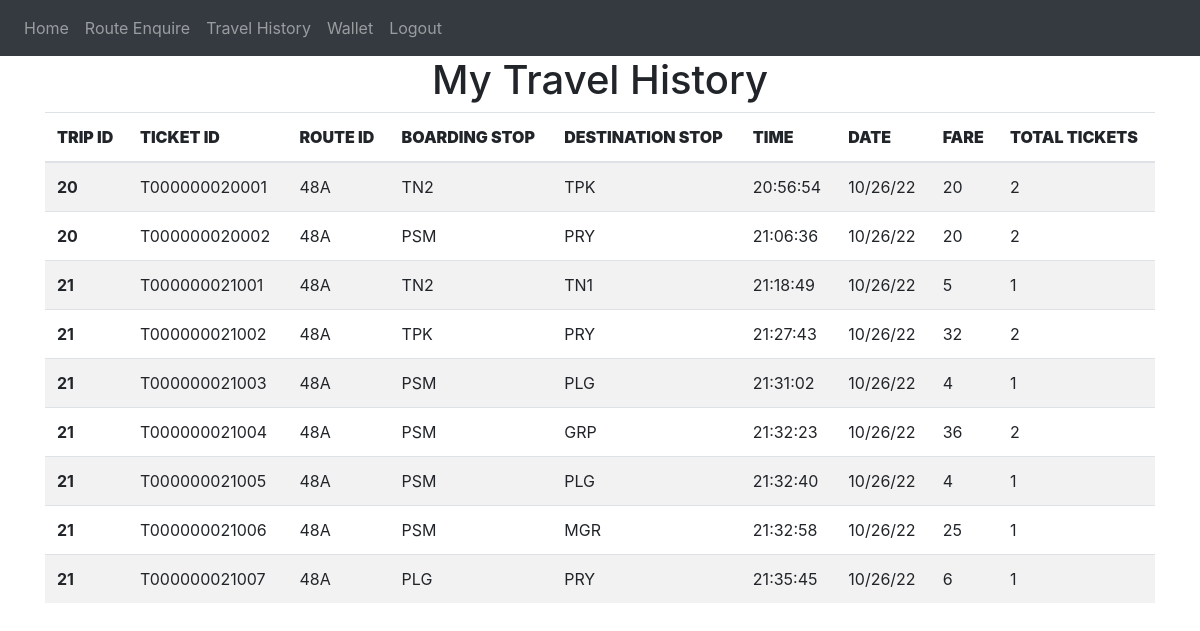
/user-travel-history (signed in), run on an earlier commit of the app's database.
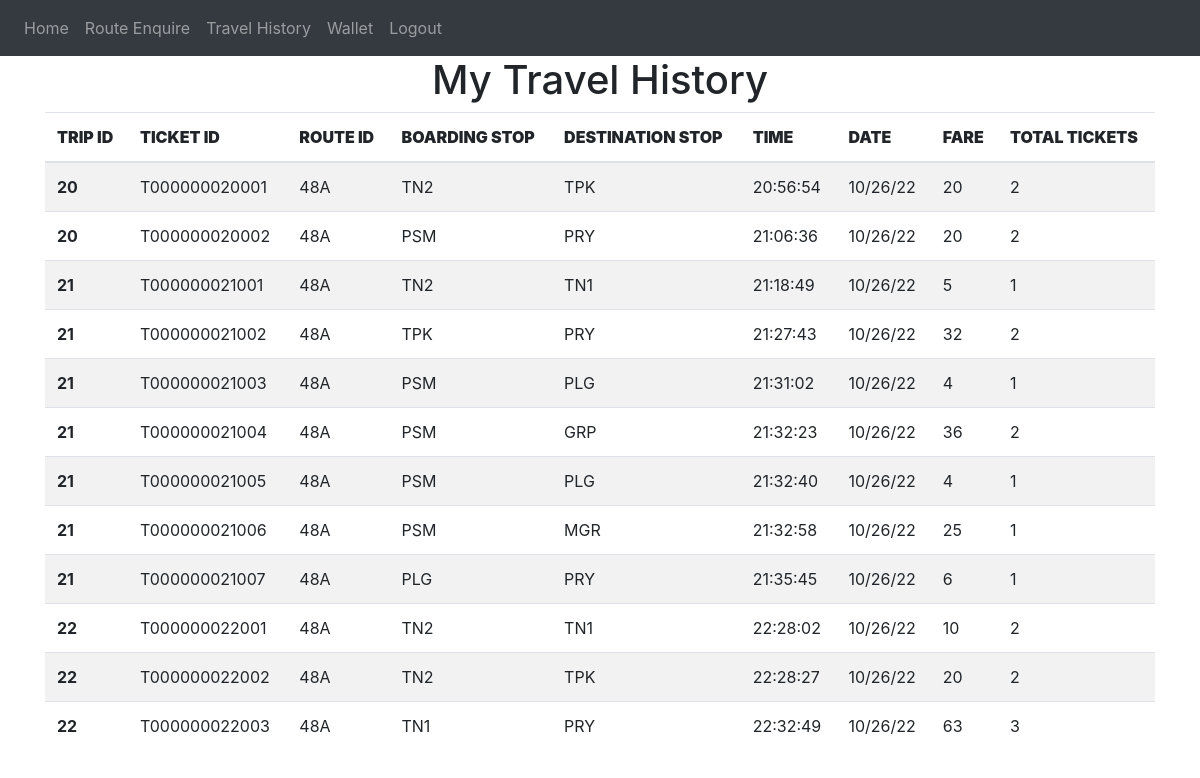
And on a later commit of the database.
### website/models.py (models this page shows)
class Ticket(db.Model,UserMixin):
    ticket_id = db.Column(db.String(100), primary_key = True)
    trip_id = db.Column(db.Integer , db.ForeignKey('trip.trip_id'))
    passenger_account_number =  db.Column(db.String)
    route = db.Column(db.String(100))
    boarding_stop = db.Column(db.String(100))
    destination_stop = db.Column(db.String(100))
    date = db.Column(db.String(100))
    time = db.Column(db.String(100))
    no = db.Column(db.Integer)
    fare = db.Column(db.Integer)

### website/views.py (the view)
@views.route('/user-travel-history', methods=['GET', 'POST'])
@login_required
def user_travel_history():
    trips = Ticket.query.filter_by(passenger_account_number = current_user.account_number).all()
    return render_template("user_travel_history.html" , user = current_user, trips = trips)

### website/__init__.py (called while the page is built)
def create_app():
    app = Flask(__name__)
    app.config['SECRET_KEY'] = '#itsactuallyapassword'
    app.config['SQLALCHEMY_DATABASE_URI'] = f'sqlite:///{DB_NAME}'
    db.init_app(app)
    from .views import views
    from .auth import auth
    app.register_blueprint(views, url_prefix='/')
    app.register_blueprint(auth, url_prefix='/')
    from .models import User, Conductor_details
    create_database(app)
    login_manager = LoginManager()
    login_manager.login_view = 'auth.login'
    login_manager.init_app(app)
    @login_manager.user_loader
    def load_user(id):
        return User.query.get(int(id))
    return app

### website/templates/user_travel_history.html (shortened to what this page needs)
{% extends "base.html" %}
{% block content %}
<div>
    <h1 align = "center">My Travel History </h1>
  <table class="table table-striped">
    <thead>
      <tr>
        <th scope="col" ><b>TRIP ID</b></th>
        <th scope="col"><b>TICKET ID</b></th>
        <th scope="col"><b>ROUTE ID</b></th>
        <th scope="col"><b>BOARDING STOP</b></th>
        <th scope="col"><b>DESTINATION STOP</b></th>
        <th scope="col"><b>TIME</b></th>
        <th scope="col"><b>DATE</b></th>
        <th scope="col"><b>FARE</b></th>
        <th scope="col"><b>TOTAL TICKETS</b></th>
      </tr>
    </thead>
    <tbody>
      {%for t in  trips %}
      <tr>
        <th>{{t.trip_id}}</th>
        <td>{{t.ticket_id}}</td>
        <td>{{t.route}}</td>
        <td>{{t.boarding_stop}}</td>
        <td>{{t.destination_stop}}</td>
        <td>{{t.time}}</td>
        <td>{{t.date}}</td>
        <td>{{t.fare}}</td>
        <td>{{t.no}}</td>
      </tr>
      {%endfor%}
    </tbody>
  </table>
</div>
{% endblock %}

### website/templates/base.html (shortened to what this page needs)
<!DOCTYPE html>
<html>
  <head>
    <link
      rel="stylesheet"
      href="https://stackpath.bootstrapcdn.com/bootstrap/4.4.1/css/bootstrap.min.css"
    />
    <link
      rel="stylesheet"
      href="https://stackpath.bootstrapcdn.com/font-awesome/4.7.0/css/font-awesome.min.css"
    />
  </head>
  <body>
{%if user.is_authenticated %}
  {%if user.type == "U"%}
    <nav class="navbar navbar-expand-lg navbar-dark bg-dark">
  <div class="collapse navbar-collapse" id="navbar">
    <div class="navbar-nav">
      <a class="nav-item nav-link" id="home" href="/user-home">Home</a>
      <a class="nav-item nav-link" id="home" href="/user-enquire-route">Route Enquire</a>
      <a class="nav-item nav-link" id="home" href="/user-travel-history">Travel History</a>
      <a class="nav-item nav-link" id="home" href="/user-wallet">Wallet</a>
      <a class="nav-item nav-link" id="logout" href="/logout">Logout</a>
    </div>
  </div>
    </nav>
  {%endif%}
{%endif%}
    <div class="container">{% block content %} {% endblock %}</div>
  </body>
</html>

What changed in the data, as far as the page shows it:
added Ticket: trip_id "22", ticket_id "T000000022001", route "48A", boarding_stop "TN2", destination_stop "TN1", time "22:28:02", date "10/26/22", fare "10", no "2"
added Ticket: trip_id "22", ticket_id "T000000022002", route "48A", boarding_stop "TN2", destination_stop "TPK", time "22:28:27", date "10/26/22", fare "20", no "2"
added Ticket: trip_id "22", ticket_id "T000000022003", route "48A", boarding_stop "TN1", destination_stop "PRY", time "22:32:49", date "10/26/22", fare "63", no "3"
